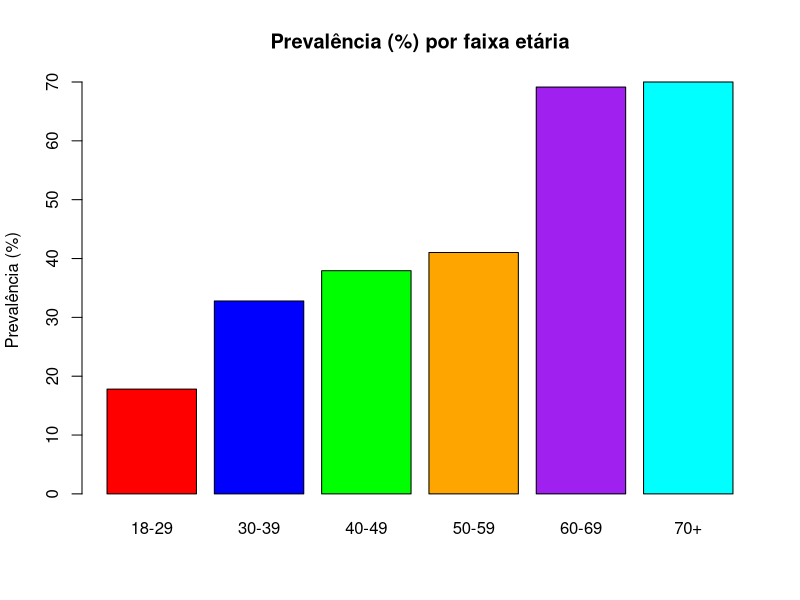
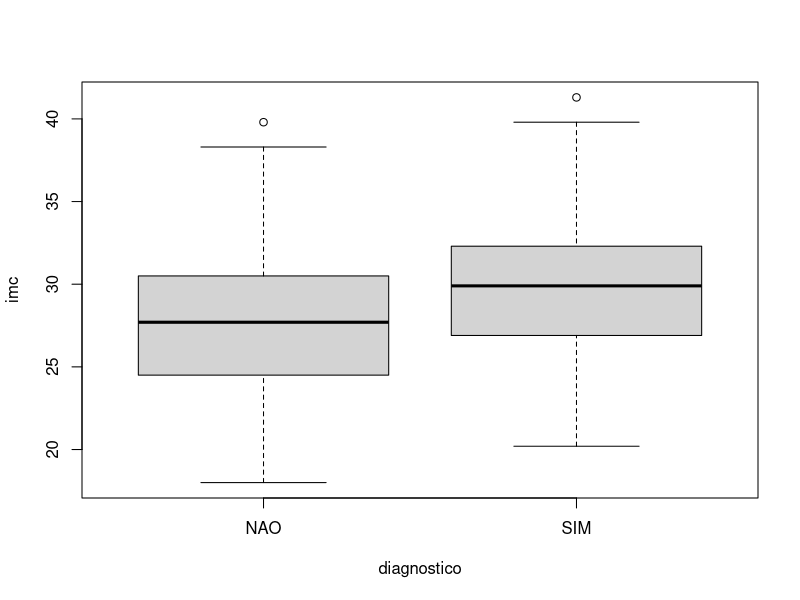
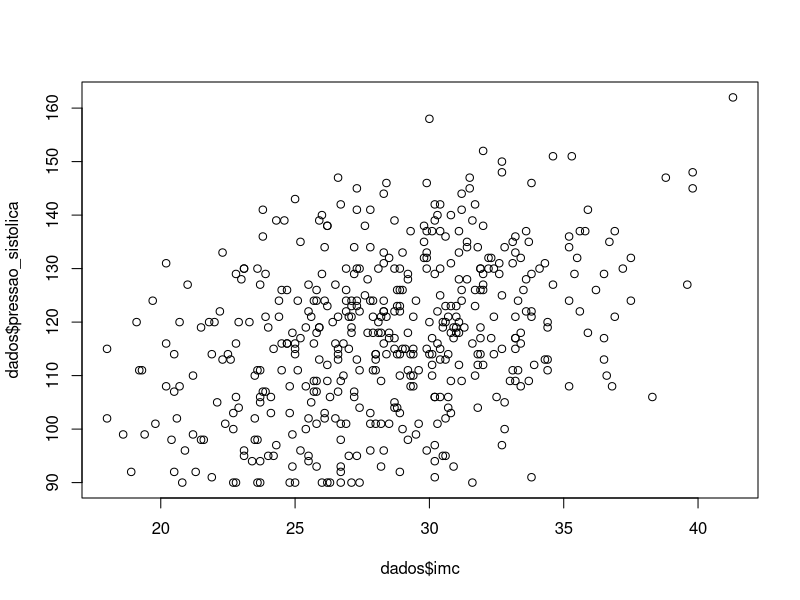

Write R code to recreate these figures, in order.
## ---- chunk 1
dados <- readxl::read_excel("data/dados_epidemiologicos.xlsx")

str(dados)
## ---- chunk 2
sum(duplicated(dados))
## ---- chunk 3
colSums(is.na(dados))
## ---- chunk 4
dados$sexo <- substr(dados$sexo, 1, 1)
dados$sexo <- toupper(dados$sexo)
dados$sexo <- as.factor(dados$sexo)

dados$diagnostico <- toupper(dados$diagnostico)
dados$diagnostico <- as.factor(dados$diagnostico)
## ---- chunk 5
dados <- dados[!is.na(dados$diagnostico),]
dados <- dados[!is.na(dados$imc),]
dados <- dados[!is.na(dados$pressao_sistolica),]
## ---- chunk 6
dados$faixa_etaria <- ifelse(dados$idade >= 18 & dados$idade <= 29, "18-29",
                                      ifelse(dados$idade >= 30 & dados$idade <= 39, "30-39",
                                      ifelse(dados$idade >= 40 & dados$idade <= 49, "40-49",
                                      ifelse(dados$idade >= 50 & dados$idade <= 59, "50-59",
                                      ifelse(dados$idade >= 60 & dados$idade <= 69, "60-69",
                                      ifelse(dados$idade >= 70, "70+", NA))))))
## ---- chunk 7
dados$grupo_risco <- ifelse(
  dados$imc >= 30 & dados$pressao_sistolica >= 140, 
  "Alto risco", 
  "Baixo risco")
## ---- chunk 8
mean(dados$idade, na.rm = TRUE)
median(dados$idade, na.rm = TRUE)
sd(dados$idade, na.rm = TRUE)
min(dados$idade, na.rm = TRUE)
max(dados$idade, na.rm = TRUE)

mean(dados$imc, na.rm = TRUE)
median(dados$imc, na.rm = TRUE)
sd(dados$imc, na.rm = TRUE)
min(dados$imc, na.rm = TRUE)
max(dados$imc, na.rm = TRUE)

mean(dados$pressao_sistolica, na.rm = TRUE)
median(dados$pressao_sistolica, na.rm = TRUE)
sd(dados$pressao_sistolica, na.rm = TRUE)
min(dados$pressao_sistolica, na.rm = TRUE)
max(dados$pressao_sistolica, na.rm = TRUE)
## ---- chunk 9
table(dados$diagnostico)

table(dados$sexo)

table(dados$diagnostico, dados$sexo)

## ---- chunk 10
dados$diag_num <- as.numeric(dados$diagnostico == "SIM")

prevalencia_diagnostico_por_fx_etaria <- aggregate(diag_num ~ faixa_etaria, dados, FUN = mean)

prevalencia_diagnostico_por_fx_etaria$diag_num <- prevalencia_diagnostico_por_fx_etaria$diag_num * 100

barplot(prevalencia_diagnostico_por_fx_etaria$diag_num,
        names.arg = prevalencia_diagnostico_por_fx_etaria$faixa_etaria,
        main = "Prevalência (%) por faixa etária",
        ylab = "Prevalência (%)",
        col = c("red", "blue", "green", "orange", "purple", "cyan"))

## ---- chunk 11
boxplot(imc ~ diagnostico, data = dados)
## ---- chunk 12
cor(dados$imc, dados$pressao_sistolica)

cor.test(dados$imc, dados$pressao_sistolica)

plot(dados$imc, dados$pressao_sistolica)
## ---- chunk 13
t.test(pressao_sistolica ~ diagnostico, data = dados)
## ---- chunk 14
diag_x_grupo_risco <- table(dados$diagnostico, dados$grupo_risco)

chisq.test(diag_x_grupo_risco)
